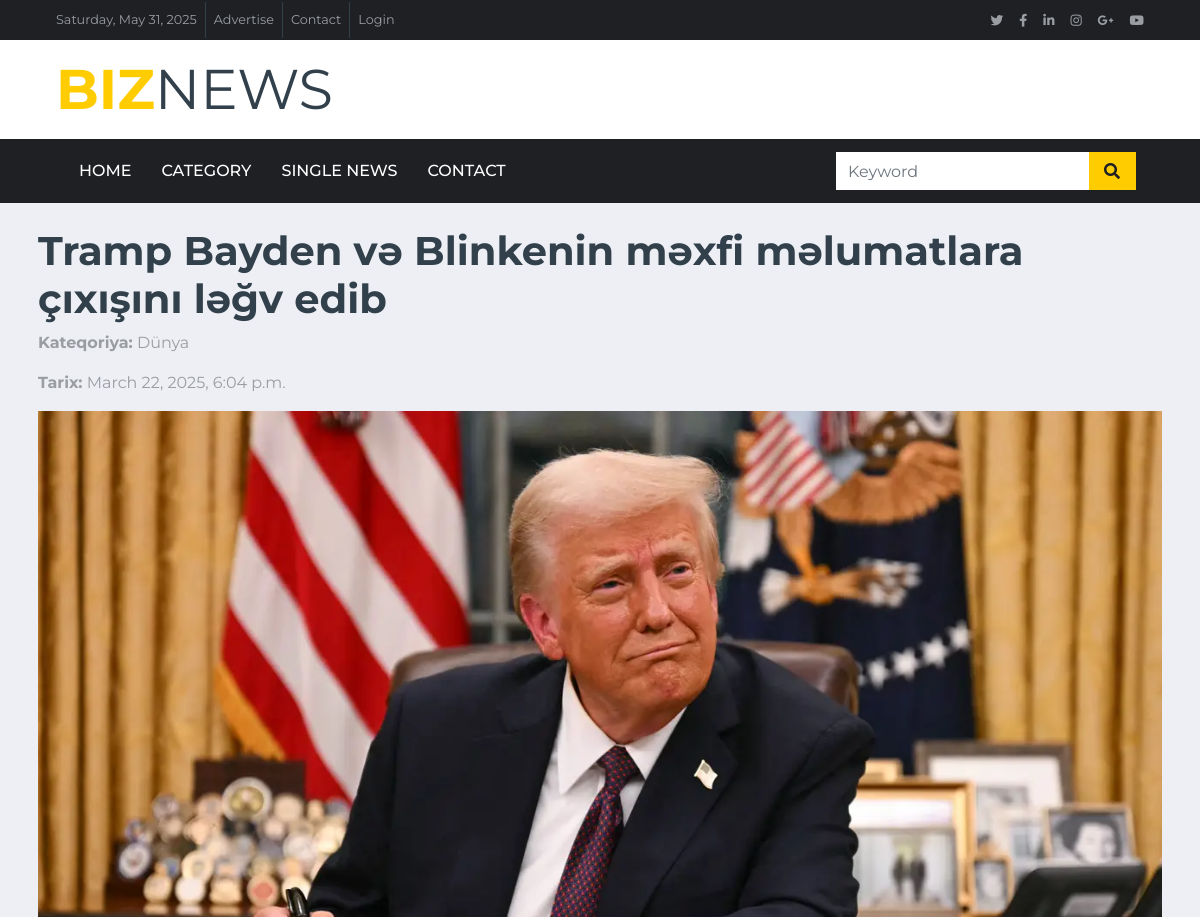
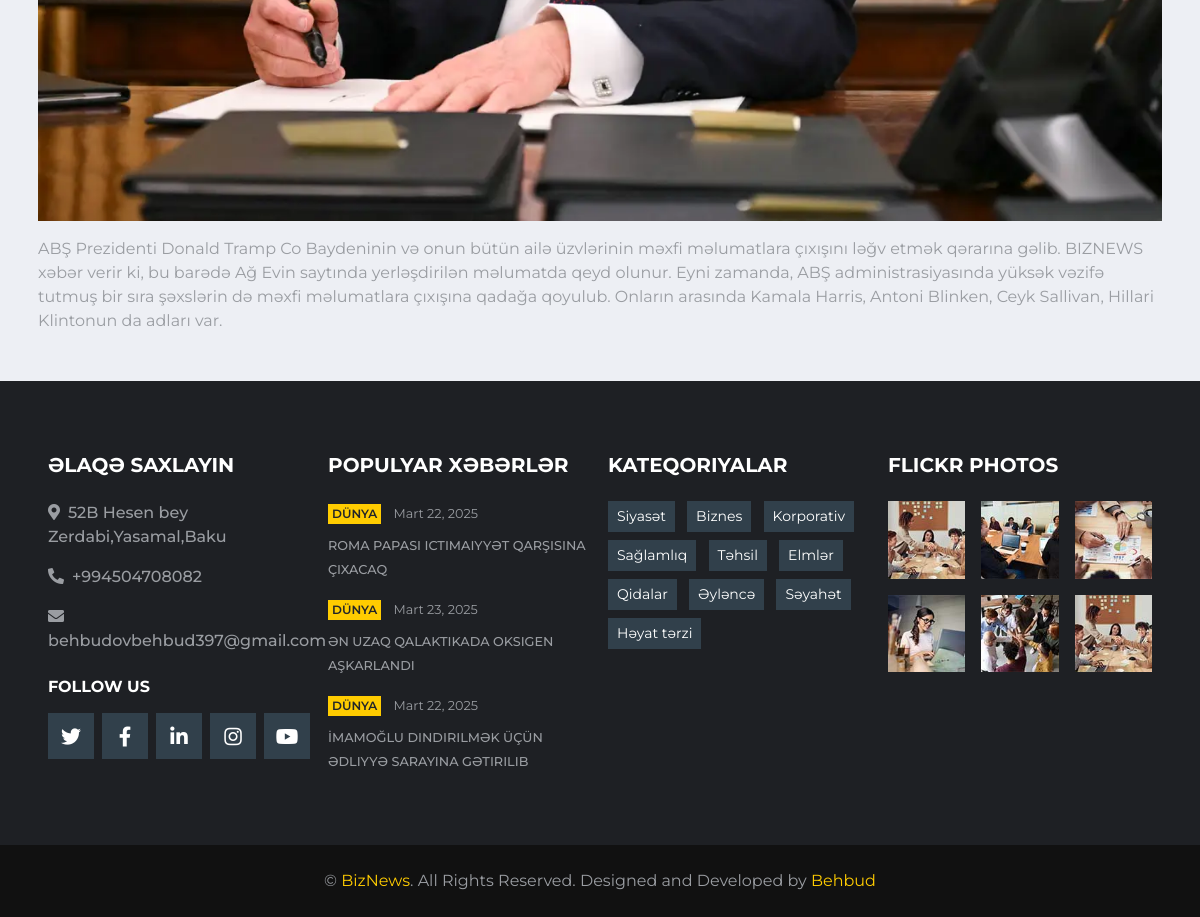
Screenshot of /slider/3/ with the database file from the repository (2 pictures, top to bottom).
### core/models.py (models this page shows, shortened)
class slider_news(models.Model):
    slider_image = models.ImageField(upload_to = 'slider_news/')
    slider_title = models.CharField(max_length=100)
    slider_content = models.TextField(default="Default content")
    slider_category = models.CharField(max_length=100)
    created_date = models.DateTimeField(auto_now_add=True)
    is_activate = models.BooleanField(default=True)
    is_big = models.BooleanField(default=True)
    is_small = models.BooleanField()
    is_featured = models.BooleanField(default=False)
    is_popular = models.BooleanField()

class SiteSettings(models.Model):
    location = models.CharField(max_length=255)
    phone = models.CharField(max_length=20)
    email = models.EmailField()

### core/views.py (the view)
# urls.py: path('slider/<int:id>/', slider_detail_view, name='slider_detail'),
def slider_detail_view(request, id):
    slider = slider_news.objects.get(id=id)
    return render(request, 'slider_detail.html', {'slider': slider})

### core/context_processors.py (called while the page is built)
def social_media_links(request):
    return{
        'facebook' : getattr(settings, 'FACEBOOK_URL', '#'),
        'twitter': getattr(settings, 'TWITTER_URL', '#'),
        'linkedin': getattr(settings, 'LINKEDIN_URL', '#'),
        'instagram': getattr(settings, 'INSTAGRAM_URL', '#'),
        'youtube': getattr(settings, 'YOUTUBE_URL', '#'),
        'google_plus': getattr(settings, 'GOOGLE_PLUS_URL', '#'),
    }

def social_links(request):
    return {
        "SOCIAL_LINKS": [
            {"name": "Facebook", "url": "#", "icon": "fab fa-facebook-f", "color": "#39569E", "followers": "12,346 Fans"},
            {"name": "Twitter", "url": "#", "icon": "fab fa-twitter", "color": "#52AAF4", "followers": "12,345 Followers"},
            {"name": "LinkedIn", "url": "#", "icon": "fab fa-linkedin-in", "color": "#0185AE", "followers": "12,345 Connects"},
            {"name": "Instagram", "url": "#", "icon": "fab fa-instagram", "color": "#C8359D", "followers": "12,345 Followers"},
            {"name": "YouTube", "url": "#", "icon": "fab fa-youtube", "color": "#DC472E", "followers": "12,345 Subscribers"},
            {"name": "Vimeo", "url": "#", "icon": "fab fa-vimeo-v", "color": "#055570", "followers": "12,345 Followers"},
        ]
    }

def categories_list(request):
    return{
        "CATEGORIES": [
            "Siyasət", "Biznes", "Korporativ", "Sağlamlıq", "Təhsil",
            "Elmlər", "Qidalar", "Əyləncə", "Səyahət", "Həyat tərzi"
        ]
    }

def site_settings(request):
    settings = SiteSettings.objects.first()  # İlk sətiri götür
    return {
        'site_settings': settings
    }

def current_date(request):
    return {'current_date': timezone.now().strftime('%A, %B %d, %Y')}

### templates/slider_detail.html
{% extends "base.html" %}
{% load static %}
{% block content %}
<div class="container mt-4">
    <h1>{{ slider.slider_title }}</h1>
    <p><strong>Kateqoriya:</strong> {{ slider.slider_category }}</p>
    <p><strong>Tarix:</strong> {{ slider.created_date }}</p>
    <img class="img-fluid" src="{{ slider.slider_image.url }}" alt="{{ slider.slider_title }}">
    <p class="mt-3">{{ slider.slider_content}}</p>
</div>
{% endblock %}

### templates/base.html (shortened to what this page needs)
<!DOCTYPE html>
{% load static %}
<html lang="en">
<head>
    <link href="https://cdnjs.cloudflare.com/ajax/libs/font-awesome/5.15.0/css/all.min.css" rel="stylesheet">
    <link href="{% static 'base_site/lib/owlcarousel/assets/owl.carousel.min.css' %}" rel="stylesheet">
    <link href="{% static 'base_site/css/style.css' %}" rel="stylesheet">
</head>
<body>
    <div class="container-fluid d-none d-lg-block">
        <div class="row align-items-center bg-dark px-lg-5">
            <div class="col-lg-9">
                <nav class="navbar navbar-expand-sm bg-dark p-0">
                    <ul class="navbar-nav ml-n2">
                        <li class="nav-item border-right border-secondary">
                            <a class="nav-link text-body small" href="#">
                                {{ current_date }}
                            </a>
                        </li>
                        <li class="nav-item border-right border-secondary">
                            <a class="nav-link text-body small" href="#">Advertise</a>
                        </li>
                        <li class="nav-item border-right border-secondary">
                            <a class="nav-link text-body small" href="{% url 'core:contact' %}">Contact</a>
                        </li>
                        <li class="nav-item">
                            <a class="nav-link text-body small" href="#">Login</a>
                        </li>
                    </ul>
                </nav>
            </div>
            <div class="col-lg-3 text-right d-none d-md-block">
                <nav class="navbar navbar-expand-sm bg-dark p-0">
                    <ul class="navbar-nav ml-auto mr-n2">
                        <li class="nav-item">
                            <a class="nav-link text-body" href="{{ twitter }}" target="_blank" {{ twitter }}><small class="fab fa-twitter"></small></a>
                        </li>
                        <li class="nav-item">
                            <a class="nav-link text-body" href="{{ facebook }}" target="_blank" {{ facebook }}><small class="fab fa-facebook-f"></small></a>
                        </li>
                        <li class="nav-item">
                            <a class="nav-link text-body" href="{{ linkedin }}" target="_blank" {{ linkedin }}><small class="fab fa-linkedin-in"></small></a>
                        </li>
                        <li class="nav-item">
                            <a class="nav-link text-body" href="{{ instagram }}" target="_blank" {{ instagram }}><small class="fab fa-instagram"></small></a>
                        </li>
                        <li class="nav-item">
                            <a class="nav-link text-body" href="{{google_plus}}" target="_blank" {{ google_plus }} ><small class="fab fa-google-plus-g"></small></a>
                        </li>
                        <li class="nav-item">
                            <a class="nav-link text-body" href="{{ youtube }}" target="_blank" {{ youtube }}><small class="fab fa-youtube"></small></a>
                        </li>
                    </ul>
                </nav>
            </div>
        </div>
        <div class="row align-items-center bg-white py-3 px-lg-5">
            <div class="col-lg-4">
                <a href="{% url 'core:home' %" class="navbar-brand p-0 d-none d-lg-block">
                    <h1 class="m-0 display-4 text-uppercase text-primary">Biz<span class="text-secondary font-weight-normal">News</span></h1>
                </a>
            </div>
        </div>
    </div>
    <div class="container-fluid p-0">
        <nav class="navbar navbar-expand-lg bg-dark navbar-dark py-2 py-lg-0 px-lg-5">
            <div class="collapse navbar-collapse justify-content-between px-0 px-lg-3" id="navbarCollapse">
                <div class="navbar-nav mr-auto py-0">
                    <a class="nav-link {% if request.path == '/' %} active {% endif %}" href="{% url 'core:home'%}" class="nav-item nav-link active">Home</a>
                    <a class="nav-link {% if request.path == '/category/' %} active {% endif %}" href="{% url 'core:category'%}" class="nav-item nav-link">Category</a>
                    <a class="nav-link {% if request.path == '/single/' %} active {% endif %}"  href="{% url 'core:single'%}" class="nav-item nav-link">Single News</a>
                    <a class="nav-link {% if request.path == '/contact/' %} active {% endif %}" href="{%  url 'core:contact'%}" class="nav-item nav-link">Contact</a>
                </div>
                <div class="input-group ml-auto d-none d-lg-flex" style="width: 100%; max-width: 300px;">
                    <input type="text" class="form-control border-0" placeholder="Keyword">
                    <div class="input-group-append">
                        <button class="input-group-text bg-primary text-dark border-0 px-3"><i
                                class="fa fa-search"></i></button>
                    </div>
                </div>
            </div>
        </nav>
    </div>
    {% block content %}{% endblock %}
    <div class="container-fluid bg-dark pt-5 px-sm-3 px-md-5 mt-5">
        <div class="row py-4">
            <div class="col-lg-3 col-md-6 mb-5">
                <h5 class="mb-4 text-white text-uppercase font-weight-bold">Əlaqə Saxlayın</h5>
                <p class="font-weight-medium"><i class="fa fa-map-marker-alt mr-2"></i>{{ site_settings.location}}</p>
                <p class="font-weight-medium"><i class="fa fa-phone-alt mr-2"></i>{{ site_settings.phone }}</p>
                <p class="font-weight-medium"><i class="fa fa-envelope mr-2"></i>{{ site_settings.email}}</p>
                <h6 class="mt-4 mb-3 text-white text-uppercase font-weight-bold">Follow Us</h6>
                <div class="d-flex justify-content-start">
                    <a class="btn btn-lg btn-secondary btn-lg-square mr-2" href="{{ twitter }}" target="_blank" {{ twitter }}><i class="fab fa-twitter"></i></a>
                    <a class="btn btn-lg btn-secondary btn-lg-square mr-2" href="{{ facebook }}" target="_blank" {{ facebook }}><i class="fab fa-facebook-f"></i></a>
                    <a class="btn btn-lg btn-secondary btn-lg-square mr-2" href="{{ linkedin }}"target="_blank" {{ linkedin }}><i class="fab fa-linkedin-in"></i></a>
                    <a class="btn btn-lg btn-secondary btn-lg-square mr-2" href="{{ instagram }}" target="_blank" {{ instagram }}><i class="fab fa-instagram"></i></a>
                    <a class="btn btn-lg btn-secondary btn-lg-square" href="{{ youtube }}" target="_blank" {{ youtube }}><i class="fab fa-youtube"></i></a>
                </div>
            </div>
            <div class="col-lg-3 col-md-6 mb-5">
                <h5 class="mb-4 text-white text-uppercase font-weight-bold">Populyar Xəbərlər</h5>
                <div class="mb-3">
                    <div class="mb-2">
                        <a class="badge badge-primary text-uppercase font-weight-semi-bold p-1 mr-2" href="">Dünya</a>
                        <a class="text-body" href=""><small>Mart 22, 2025</small></a>
                    </div>
                    <a class="small text-body text-uppercase font-weight-medium" href="">	Roma Papası ictimaiyyət qarşısına çıxacaq</a>
                </div>
                <div class="mb-3">
                    <div class="mb-2">
                        <a class="badge badge-primary text-uppercase font-weight-semi-bold p-1 mr-2" href="">Dünya</a>
                        <a class="text-body" href=""><small>Mart 23, 2025</small></a>
                    </div>
                    <a class="small text-body text-uppercase font-weight-medium" href="">Ən uzaq qalaktikada oksigen aşkarlandı</a>
                </div>
                <div class="">
                    <div class="mb-2">
                        <a class="badge badge-primary text-uppercase font-weight-semi-bold p-1 mr-2" href="">Dünya</a>
                        <a class="text-body" href=""><small>Mart 22, 2025</small></a>
                    </div>
                    <a class="small text-body text-uppercase font-weight-medium" href="">İmamoğlu dindirilmək üçün Ədliyyə Sarayına gətirilib</a>
                </div>
            </div>
            <div class="col-lg-3 col-md-6 mb-5">
                <h5 class="mb-4 text-white text-uppercase font-weight-bold">Kateqoriyalar</h5>
                <div class="m-n1">
                    {% for category in CATEGORIES %}
                        <a href="{% url 'core:category' %}" class="btn btn-sm btn-secondary m-1">
                            {{ category }}
                        </a>
                    {% endfor %}
                </div>
            </div>
            <div class="col-lg-3 col-md-6 mb-5">
                <h5 class="mb-4 text-white text-uppercase font-weight-bold">Flickr Photos</h5>
                <div class="row">
                    <div class="col-4 mb-3">
                        <a href=""><img class="w-100" src="{% static 'base_site/img/news-110x110-1.jpg' %}" alt=""></a>
                    </div>
                    <div class="col-4 mb-3">
                        <a href=""><img class="w-100" src="{% static 'base_site/img/news-110x110-2.jpg' %}" alt=""></a>
                    </div>
                    <div class="col-4 mb-3">
                        <a href=""><img class="w-100" src="{% static 'base_site/img/news-110x110-3.jpg' %}" alt=""></a>
                    </div>
                    <div class="col-4 mb-3">
                        <a href=""><img class="w-100" src="{% static 'base_site/img/news-110x110-4.jpg' %}" alt=""></a>
                    </div>
                    <div class="col-4 mb-3">
                        <a href=""><img class="w-100" src="{% static 'base_site/img/news-110x110-5.jpg' %}" alt=""></a>
                    </div>
                    <div class="col-4 mb-3">
                        <a href=""><img class="w-100" src="{% static 'base_site/img/news-110x110-1.jpg' %}" alt=""></a>
                    </div>
                </div>
            </div>
        </div>
    </div>
    <div class="container-fluid py-4 px-sm-3 px-md-5" style="background: #111111;">
        <p class="m-0 text-center">&copy; <a href="#">BizNews</a>. All Rights Reserved.
		Designed and Developed by <a href="https://htmlcodex.com">Behbud</a></p>
    </div>
</body>
</html>

### rows the page displays
slider_news: slider_title "Tramp Bayden və Blinkenin məxfi məlumatlara çıxışını ləğv edib", slider_category "Dünya", created_date "March 22, 2025, 6:04 p.m.", slider_image (picture), slider_content "ABŞ Prezidenti Donald Tramp Co Baydeninin və onun bütün ailə üzvlərinin məxfi məlumatlara çıxışını ləğv etmək qərarına gəlib. BIZNEWS xəbər verir ki, bu barədə Ağ Evin saytında yerləşdirilən məlumatda qeyd olunur. Eyni zamanda, ABŞ administrasiyasında yüksək vəzifə tutmuş bir sıra şəxslərin də məxfi məlumatlara çıxışına qadağa qoyulub. Onların arasında Kamala Harris, Antoni Blinken, Ceyk Sallivan, Hillari Klintonun da adları var."
SiteSettings: location "52B Hesen bey Zerdabi,Yasamal,Baku", phone "+994504708082", email "behbudovbehbud397@gmail.com"

### other values shown
{{ category }} "Siyasət" "Biznes" "Korporativ" "Sağlamlıq" "Təhsil" "Elmlər" "Qidalar" "Əyləncə" "Səyahət" "Həyat tərzi"
